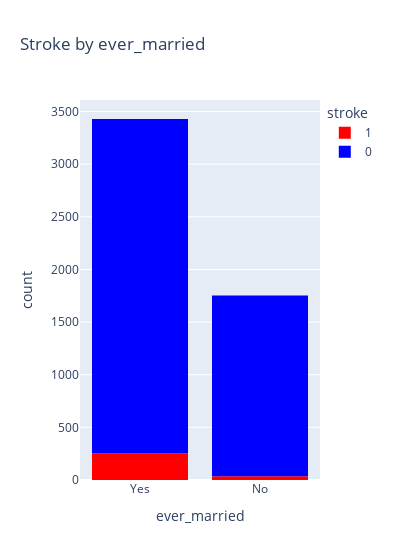

The cell this chart's notebook holds for it:
### Code cell
grafico = px.histogram(data_base1, x="ever_married", color="stroke", color_discrete_map={1: "red", 0: "blue"}, width=400, title = "Stroke by ever_married")
# etapa 2: exibir o gráfico
grafico.show()

### Figure 1 — Plotly figure (JSON) as saved in the notebook; plotly's stock layout.template omitted (floating-point values rounded to 4 significant figures; data arrays with more than 128 entries replaced by an {"elided": "..."} marker saying what was removed)
{"data": [{"alignmentgroup": "True", "bingroup": "x", "hovertemplate": "stroke=1<br>ever_married=%{x}<br>count=%{y}<extra></extra>", "legendgroup": "1", "marker": {"color": "red", "pattern": {"shape": ""}}, "name": "1", "offsetgroup": "1", "orientation": "v", "showlegend": true, "type": "histogram", "x": {"elided": "288 str values"}, "xaxis": "x", "yaxis": "y"}, {"alignmentgroup": "True", "bingroup": "x", "hovertemplate": "stroke=0<br>ever_married=%{x}<br>count=%{y}<extra></extra>", "legendgroup": "0", "marker": {"color": "blue", "pattern": {"shape": ""}}, "name": "0", "offsetgroup": "0", "orientation": "v", "showlegend": true, "type": "histogram", "x": {"elided": "4894 str values"}, "xaxis": "x", "yaxis": "y"}], "layout": {"barmode": "relative", "legend": {"title": {"text": "stroke"}, "tracegroupgap": 0}, "title": {"text": "Stroke by ever_married"}, "width": 400, "xaxis": {"anchor": "y", "domain": [0, 1], "title": {"text": "ever_married"}}, "yaxis": {"anchor": "x", "domain": [0, 1], "title": {"text": "count"}}}}
